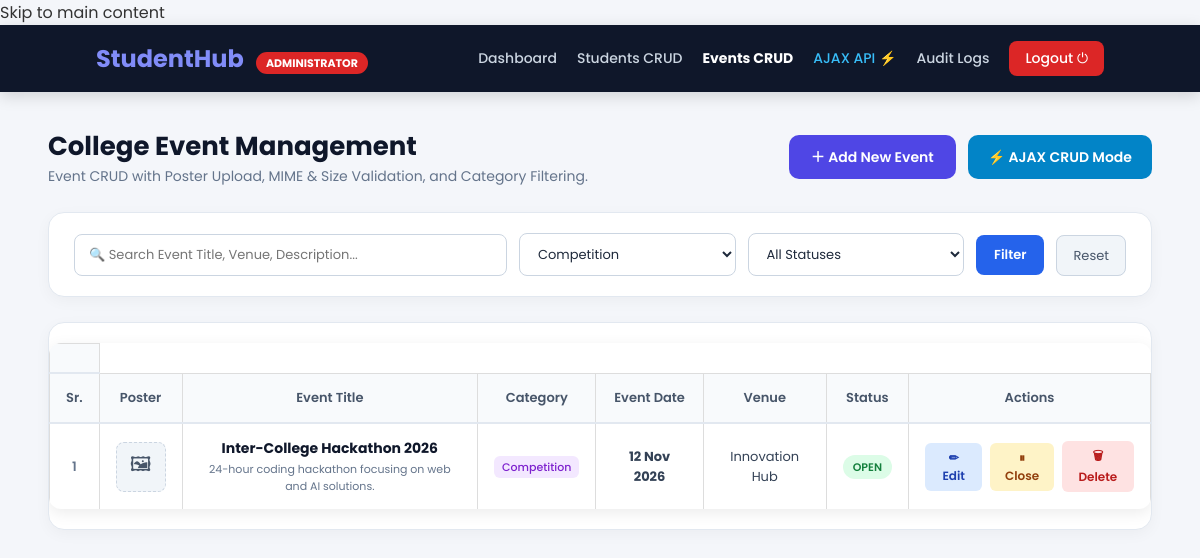
Page /php/manage_events.php?category=Competition (signed in) on the committed database.
### tables this page shows
CREATE TABLE IF NOT EXISTS events (
    event_id INT AUTO_INCREMENT PRIMARY KEY,
    event_name VARCHAR(150) NOT NULL,
    event_date DATE NOT NULL,
    venue VARCHAR(150),
    description TEXT,
    UNIQUE KEY unique_event_name (event_name)
);

### php/auth.php (called while the page is built, shortened)
<?php
function e($value) {
    return htmlspecialchars($value ?? '', ENT_QUOTES, 'UTF-8');
}

### php/manage_events.php (the view, shortened to what this page needs)
<?php
require_once __DIR__ . '/auth.php';
$upload_dir = dirname(__DIR__) . '/uploads/posters/';
$search_query   = trim($_GET['search'] ?? '');
$filter_cat     = trim($_GET['category'] ?? '');
$where_clauses = ["1=1"];
$param_types = "";
$param_values = [];
if ($filter_cat !== "") {
    $where_clauses[] = "category = ?";
    $param_types .= "s";
    $param_values[] = $filter_cat;
}
$where_sql = implode(" AND ", $where_clauses);
$sql = "SELECT event_id, event_name, event_date, venue, description, poster, category, status
        FROM events
        WHERE $where_sql
        ORDER BY event_date ASC, event_id ASC";
$stmt = $conn->prepare($sql);
if ($param_types !== "") {
    $stmt->bind_param($param_types, ...$param_values);
}
$stmt->execute();
$events_res = $stmt->get_result();
$events = [];
while ($row = $events_res->fetch_assoc()) {
    $events[] = $row;
}
?>
<!DOCTYPE html>
<html lang="en">
<head>
    <link rel="stylesheet" href="../css/style.css">
    <link rel="stylesheet" href="../css/manage_events.css">
</head>
<body>
    <a href="#main-content" class="skip-link">Skip to main content</a>
    <nav class="admin-nav">
        <div>
            <span class="brand-text">StudentHub</span>
            <span class="admin-tag">Administrator</span>
        </div>
        <div class="admin-nav-links">
            <a href="admin_dashboard.php">Dashboard</a>
            <a href="manage_students.php">Students CRUD</a>
            <a href="manage_events.php" style="color:white; font-weight:700;">Events CRUD</a>
            <a href="ajax_events.php" style="color:#38bdf8;"> AJAX API ⚡</a>
            <a href="audit_logs.php">Audit Logs</a>
            <a href="logout.php" class="btn-logout">Logout ⏻</a>
        </div>
    </nav>
    <main id="main-content">
    <div class="page-wrap">
        <div class="header-bar">
            <div>
                <h1>College Event Management</h1>
                <p> Event CRUD with Poster Upload, MIME & Size Validation, and Category Filtering.</p>
            </div>
            <div style="display:flex; gap:12px;">
                <button type="button" class="btn-primary-action" onclick="openCreateModal()">
                    ＋ Add New Event
                </button>
                <a href="ajax_events.php" class="btn-ajax-link">
                    ⚡ AJAX CRUD Mode
                </a>
            </div>
        </div>
        <div class="filter-panel">
            <form method="GET" action="manage_events.php" class="filter-form">
                <div>
                    <input type="text" name="search" class="filter-input" placeholder="🔍 Search Event Title, Venue, Description..." value="<?= e($search_query) ?>">
                </div>
                <div>
                    <select name="category" class="filter-select">
                        <option value="Competition" <?= $filter_cat === 'Competition' ? 'selected' : '' ?>>Competition</option>
                    </select>
                </div>
                <div>
                    <select name="status" class="filter-select">
                        <option value="">All Statuses</option>
                    </select>
                </div>
                <div>
                    <button type="submit" class="btn-filter">Filter</button>
                </div>
                <div>
                    <a href="manage_events.php" class="btn-reset">Reset</a>
                </div>
            </form>
        </div>
        <div class="table-card">
            <div class="table-responsive">
                <table class="events-table">
                    <th scope="col"ead>
                        <tr>
                            <th scope="col" style="width:40px;">Sr.</th>
                            <th scope="col">Poster</th>
                            <th scope="col">Event Title</th>
                            <th scope="col">Category</th>
                            <th scope="col">Event Date</th>
                            <th scope="col">Venue</th>
                            <th scope="col">Status</th>
                            <th scope="col" style="text-align:center;">Actions</th>
                        </tr>
                    <tbody>
                        <?php if (empty($events)): ?>
                            <tr>
                                <td colspan="8" style="text-align:center; padding:35px; color:#64748b;">
                                    No events found matching your search and filter criteria.
                                </td>
                            </tr>
                        <?php else: ?>
                            <?php $evt_sr = 0; foreach ($events as $evt): $evt_sr++; ?>
                                <tr>
                                    <td style="color:#64748b; font-weight:600;"><?= $evt_sr ?></td>
                                    <td>
                                        <?php if (!empty($evt['poster']) && file_exists($upload_dir . $evt['poster'])): ?>
                                            <a href="../uploads/posters/<?= e($evt['poster']) ?>" target="_blank">
                                                <img src="../uploads/posters/<?= e($evt['poster']) ?>" class="poster-thumb" alt="Poster">
                                            </a>
                                        <?php else: ?>
                                            <div class="poster-placeholder" title="No poster uploaded">🖼</div>
                                        <?php endif; ?>
                                    </td>
                                    <td>
                                        <strong style="color:#0f172a; font-size:14px;"><?= e($evt['event_name']) ?></strong>
                                        <div style="font-size:11px; color:#64748b; margin-top:2px;">
                                            <?= e(substr($evt['description'] ?? '', 0, 70)) . (strlen($evt['description'] ?? '') > 70 ? '...' : '') ?>
                                        </div>
                                    </td>
                                    <td>
                                        <span class="badge-cat"><?= e($evt['category']) ?></span>
                                    </td>
                                    <td>
                                        <strong><?= date('d M Y', strtotime($evt['event_date'])) ?></strong>
                                    </td>
                                    <td><?= e($evt['venue']) ?></td>
                                    <td>
                                        <span class="badge <?= $evt['status'] === 'open' ? 'badge-open' : 'badge-closed' ?>">
                                            <?= ucfirst(e($evt['status'])) ?>
                                        </span>
                                    </td>
                                    <td>
                                        <div style="display:flex; gap:8px; justify-content:center; align-items:center;">
                                            <button type="button" class="btn-action btn-edit" onclick='openEditModal(<?= json_encode($evt, JSON_HEX_TAG | JSON_HEX_APOS | JSON_HEX_QUOT | JSON_HEX_AMP) ?>)'>
                                                ✏ Edit
                                            </button>
                                            <form method="POST" action="manage_events.php" style="display:inline;">
                                                <button type="submit" class="btn-action btn-toggle" title="Click to toggle Open/Closed">
                                                    <?= $evt['status'] === 'open' ? '⏸ Close' : '▶ Open' ?>
                                                </button>
                                            </form>
                                            <form method="POST" action="manage_events.php" style="display:inline;" onsubmit="return confirm('Delete event \'<?= e($evt['event_name']) ?>\' and its poster image?');">
                                                <button type="submit" class="btn-action btn-delete">🗑 Delete</button>
                                            </form>
                                        </div>
                                    </td>
                                </tr>
                            <?php endforeach; ?>
                        <?php endif; ?>
                    </tbody>
                </table>
            </div>
        </div>
    </div>
    </main>
</body>
</html>

### css/style.css (style rules this page uses)
* { margin:0; padding:0; box-sizing:border-box; font-family:'Poppins',sans-serif; }
body { background:#f7f8fc; color:#333; }
a { text-decoration:none; color:#333; }
nav { display:flex; gap:25px; }
nav a { font-weight:500; transition:.3s; }
button { background:#4F46E5; color:white; border:none; padding:12px 28px; border-radius:8px; cursor:pointer; transition:.3s; }
table { width:100%; border-collapse:collapse; background:white; margin-top:20px; }
table th { background:#4F46E5; color:white; }
table th, table td { padding:15px; text-align:center; border:1px solid #ddd; }
table { width: 100%; border-collapse: collapse; margin: 20px 0; background: #ffffff; border-radius: 12px; overflow: hidden; box-shadow: 0 4px 15px rgba(0, 0, 0, 0.08); }
table th { background: linear-gradient(135deg, #4f46e5, #5148d8); color: white; padding: 16px; text-align: center; font-weight: 600; }
table td { padding: 15px; text-align: center; border-bottom: 1px solid #e5e5e5; color: #333; }
table tr:nth-child(even) { background: #f8f8ff; }
table tr:last-child td { border-bottom: none; }

### rows in the picture
events: event_name "Inter-College Hackathon 2026", description "24-hour coding hackathon focusing on web and AI solutions.", category "Competition", event_date "12 Nov 2026", venue "Innovation Hub", status "OPEN", shows "⏸ Close"
